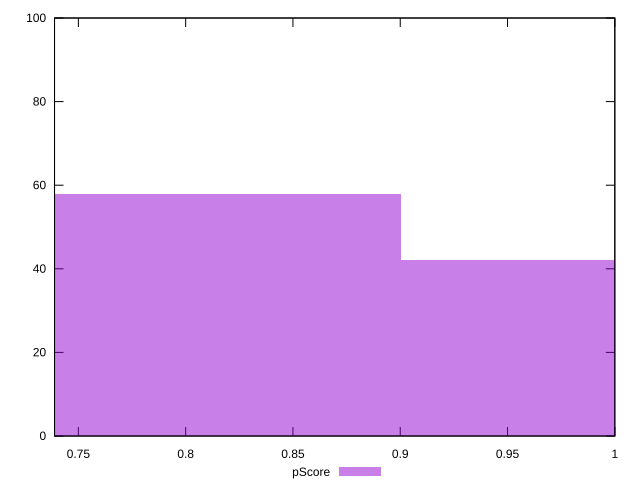

Here is the gnuplot script that generated this plot:
reset

$pScore <<EOF
0.8183311112644176 58
0.9819973335173011 42
EOF

set key outside below
set boxwidth 0.16366622225288352
set xrange [0.7388888888888889:1]
set yrange [0:100]
set trange [0:100]
set style fill transparent solid 0.5 noborder
set terminal svg size 640, 490 enhanced background rgb 'white'
set output "report_00017_2021-02-10T15-08-03.406Z/uses-http2/samples/pages+cached/pScore/histogram.svg"

plot $pScore title "pScore" with boxes

reset
